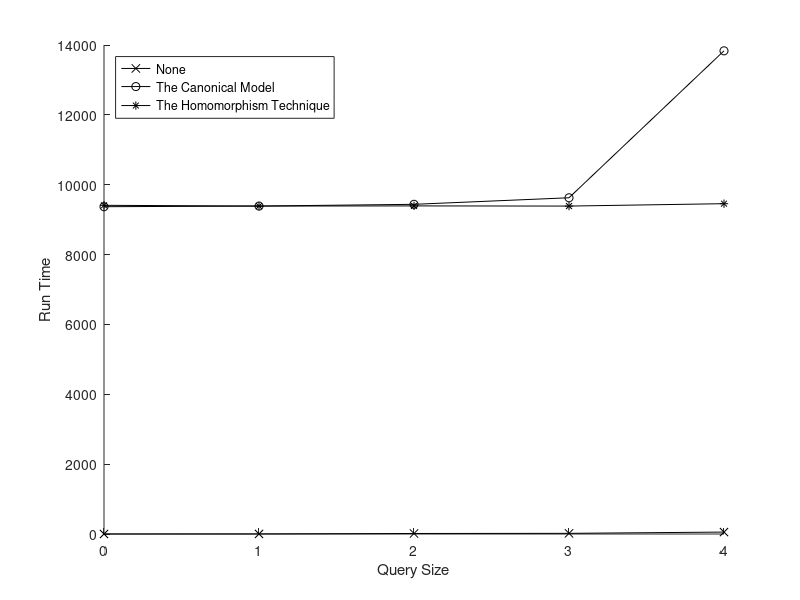

This figure's MATLAB source:
format long
A = [
	0	0.370000	9370.660000	9410.190000;
	1	1.750000	9388.610000	9389.080000;
	2	14.730000	9438.730000	9393.560000;
	3	18.940000	9626.380000	9388.480000;
	4	55.060000	13833.460000	9456.940000;
];

hold on
f = plot(A(:,1), A(:,2), 'k-x');
f = plot(A(:,1), A(:,3), 'k-o');
f = plot(A(:,1), A(:,4), 'k-*');
hold off
xlabel('Query Size')
ylabel('Run Time')
legend('None', 'The Canonical Model', 'The Homomorphism Technique', 'Location', 'northwest')
saveas(f, '../img/ChildDescendantBrachDepth2Graph.png');
